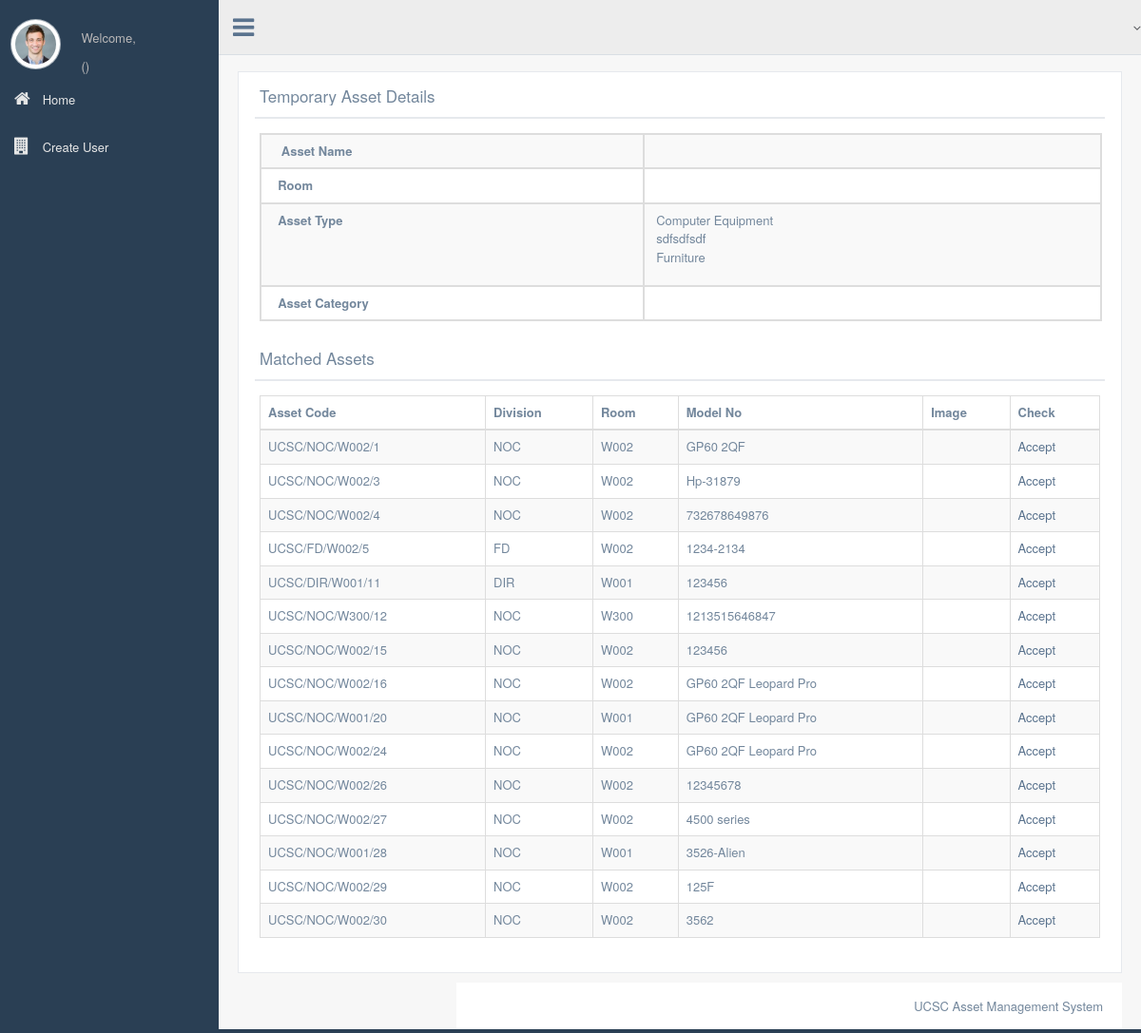
Before: /temp_details.php with the older database file.
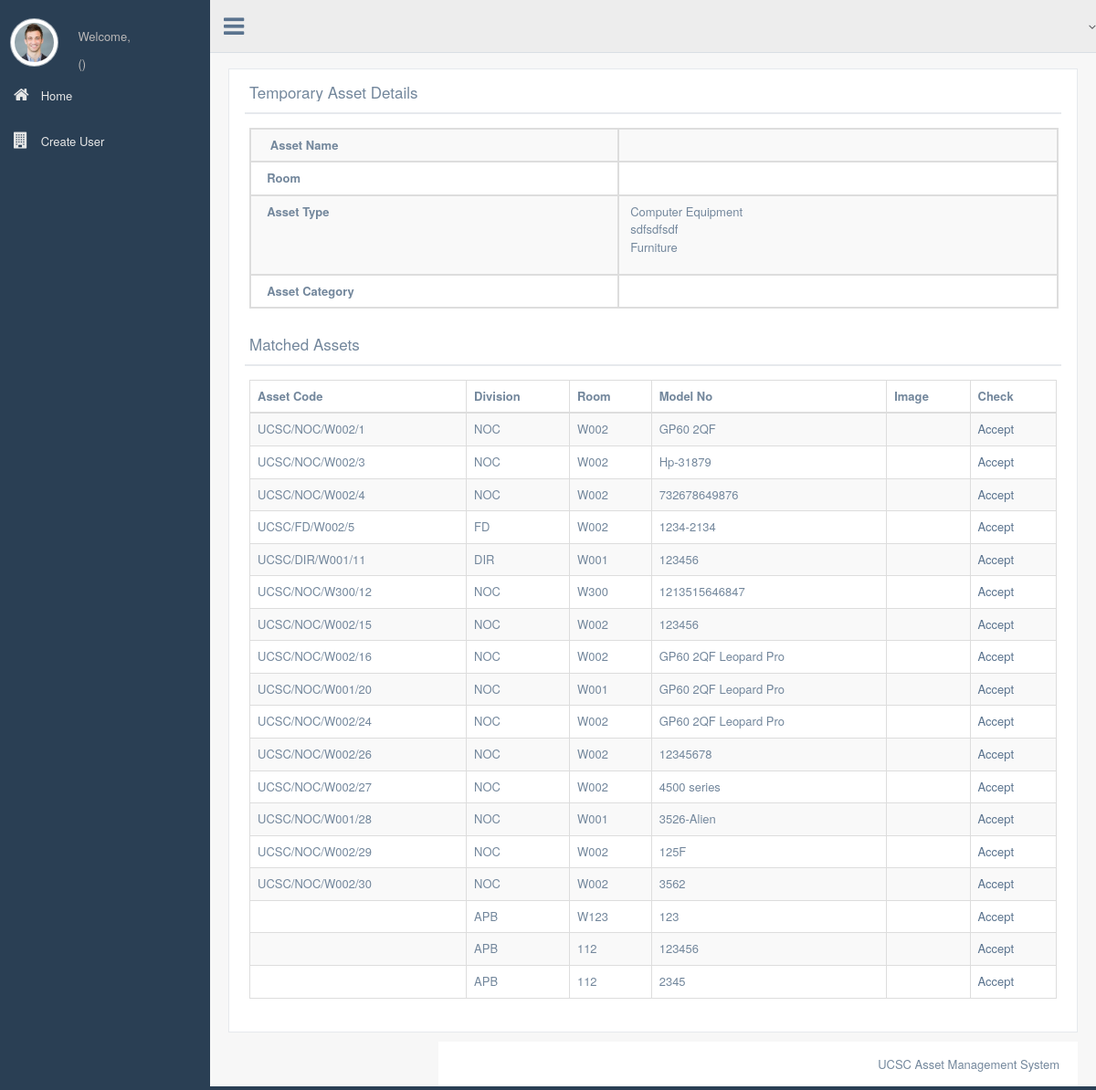
After: the same page with the newer database file.
### tables this page shows
CREATE TABLE `asset` (
  `Asset_ID` int(11) NOT NULL,
  `Barcode_No` int(11) DEFAULT NULL,
  `Asset_Name` varchar(60) NOT NULL,
  `Asset_type` varchar(60) NOT NULL,
  `Asset_Category` varchar(60) NOT NULL,
  `Model_No` varchar(60) NOT NULL,
  `Brand` varchar(60) NOT NULL,
  `Serial_No` varchar(60) NOT NULL,
  `Purchase_Date` date NOT NULL,
  `Warranty_End` date NOT NULL,
  `Price` float NOT NULL,
  `Depreciation` float DEFAULT NULL,
  `Last_Value_date` datetime NOT NULL DEFAULT CURRENT_TIMESTAMP,
  `Original_Value` float NOT NULL,
  `Current_Value` float DEFAULT NULL,
  `Vendor` varchar(60) NOT NULL,
  `Vendor_Address` text NOT NULL,
  `Current_Division` varchar(60) DEFAULT NULL,
  `Current_Room` varchar(60) DEFAULT NULL,
  `Asset_Code` varchar(60) DEFAULT NULL,
  `Asset_available` tinyint(11) NOT NULL DEFAULT '1',
  `Asset_approved` tinyint(4) NOT NULL DEFAULT '0',
  `Description` text,
  `Entry_date` datetime NOT NULL DEFAULT CURRENT_TIMESTAMP,
  `Image` varchar(250) NOT NULL
);

### server_access.php (called while the page is built, shortened)
<?php
class dbConnect
{
    private static $instance = NULL;
    private function __construct(){
        $this->dbh=new mysqli(DB_HOST, DB_USER, DB_PASSWORD, DB_DATABASE);
        return $this->dbh;
    }
    public static function connect(){
        if (self::$instance == NULL){
            self::$instance = new dbConnect();
        }
        return self::$instance;
    }
}

### function.php (called while the page is built, shortened)
<?php
include "server_access.php";
class FAssetClerk{
    private $db = NULL;
    function __construct(){
        $this->db = dbConnect::connect();
    }
    function retrieve_assettypes(){
        $que= "SELECT * FROM asset_type";
        $res = $this->db->dbh->query($que);
        return $res;
    }
   function search_asset_temp($name, $type, $cat){
       $query = "SELECT * FROM asset WHERE asset_name LIKE '$name' OR asset_name LIKE '%$name' OR asset_name LIKE '$name%' OR asset_name LIKE '%$name%' OR asset_type='$type' OR asset_category='$cat'";
       $res = $this->db->dbh->query($query);
       return $res;
   }
   function retrieve_temp_asset($id){
       $query = "SELECT * FROM temp_asset WHERE Temp_asset_id='$id'";
       $res = $this->db->dbh->query($query);
       return $res;
   }
}

### temp_details.php (the view, shortened to what this page needs)
<?php
require_once("function.php");
$log = new FAssetClerk();
$user_details = $_SESSION['user_details']; $level = $log->retrieve_user_level_name($user_details['user_level']);
$first_name = $user_details['first_name'];
$temp_id = $_GET['id'];
$temp_res= $log->retrieve_temp_asset($temp_id);
$temp_details= $temp_res->fetch_assoc();
$temp_name=$temp_details['Asset_Name'];
$Asset_type = $temp_details['Asset_type'];
$Asset_Cat = $temp_details['Asset_Category'];
$room = $temp_details['Room'];
$temp_search= $log->search_asset_temp($temp_name, $Asset_type, $Asset_Cat);
$types = $log->retrieve_assettypes();
$cats = $log->retrieve_assetcats();
$resolved = $temp_details['Asset_Resolved'];
?>
<!DOCTYPE html>
<html lang="en">
<head>
    <link href="css/bootstrap.min.css" rel="stylesheet">
    <link href="fonts/css/font-awesome.min.css" rel="stylesheet">
    <link href="css/animate.min.css" rel="stylesheet">
    <link href="css/custom.css" rel="stylesheet">
    <link href="css/icheck/flat/green.css" rel="stylesheet">
    <link href="css/datatables/jquery.dataTables.min.css" rel="stylesheet" type="text/css" />
  <link href="css/datatables/buttons.bootstrap.min.css" rel="stylesheet" type="text/css" />
  <link href="css/datatables/fixedHeader.bootstrap.min.css" rel="stylesheet" type="text/css" />
  <link href="css/datatables/responsive.bootstrap.min.css" rel="stylesheet" type="text/css" />
  <link href="css/datatables/scroller.bootstrap.min.css" rel="stylesheet" type="text/css" />
</head>
<body class="nav-md">
<div class="container body">
<div class="main_container">
<div class="col-md-3 left_col">
    <div class="left_col scroll-view">
        <div class="profile">
            <div class="profile_pic">
                <img src="images/img.jpg" alt="..." class="img-circle profile_img">
            </div>
            <div class="profile_info">
                <span>Welcome,</span>
                <h2><?php echo $first_name;?></h2>               <span>(<?php echo $level;?>)</span>
            </div>
        </div>
        <br />
        <div id="sidebar-menu" class="main_menu_side hidden-print main_menu">
            <div class="menu_section">
                <ul class="nav side-menu">
                    <li><a href="diviassetclerck.php"><i class="fa fa-home"></i> Home </span></a></li>
                    <li><a href="createuser.php"><i class="fa fa-building"></i> Create User</span></a></li>
                </ul>
            </div>
        </div>
    </div>
</div>
<div class="top_nav">
    <div class="nav_menu">
        <nav class="" role="navigation">
            <div class="nav toggle">
                <a id="menu_toggle"><i class="fa fa-bars"></i></a>
            </div>
            <ul class="nav navbar-nav navbar-right">
                <li class="">
                    <a href="javascript:;" class="user-profile dropdown-toggle" data-toggle="dropdown" aria-expanded="false">
                        <span class=" fa fa-angle-down"></span>
                    </a>
                </li>
            </ul>
        </nav>
    </div>
</div>
<div class="right_col" role="main">
    <div class="">
        <div class="page-title">
        </div>
        <div class="row">
            <div class="col-md-12 col-sm-12 col-xs-12">
                <div class="x_panel">
                    <div class="x_title">
                        <h2>Temporary Asset Details</h2>
                        <div class="clearfix"></div>
                    </div>
                    <div class="x_content">
                        <table id="datatable" class="table table-striped table-bordered">
                    <tbody>
                        <tr id="singleView">
                            <td align="style="justify><strong>&nbsp;&nbsp; Asset Name </strong></td>
                            <td><p><?php echo $temp_name;?></p></td>
                        </tr>
                        <tr>
                            <td align="style="justify><strong >&nbsp;&nbsp;Room  </strong></td>
                            <td><p><?php echo $room;?></p></td>
                        </tr>
                        <tr>
                            <td align="style="justify><strong >&nbsp;&nbsp;Asset Type</strong></td>
                            <td><p><?php while($typ = $types->fetch_assoc()){
                                    if ($Asset_type == $typ['asset_type_id']){
                                        echo $typ['asset_type'];
                                    }
                                    else{
                                         echo "<option value='".$typ['asset_type_id']."'>".$typ['asset_type']."</option>";
                                    }
                                }?></p></td>
                        </tr>
                        <tr>
                            <td align="style="justify><strong >&nbsp;&nbsp;Asset Category </strong></td>
                            <td><p><?php
                                while($cate = $cats->fetch_assoc()){
                                    if ($Asset_Cat== $cate['asset_category_id']){
                                        echo $cate['asset_category'];
                                    }
                                    else{
                                    }
                                }?></p></td>
                        </tr>
                    </tbody>
                  </table>
                        <br>
                    </div>
                    <div class="x_title" <?php if($resolved == 1){ echo "style='display: none'"; }?>>
                        <h2>Matched Assets</h2>
                    </div>
                    <div  class="x_content" <?php if($resolved == 1){ echo "style='display: none'"; }?>>
                        <table id="datatable2" class="table table-striped table-bordered" >
                            <thead>
                            <th>Asset Code</th>
                            <th>Division</th>
                            <th>Room</th>
                            <th>Model No</th>
                            <th>Image</th>
                            <th>Check</th>
                            </thead>
                            <tbody>
                                <?php
                                while ($row = $temp_search->fetch_assoc()){
                                    $str = "";
                                    echo "<tr>
                                    <td>".$row['Asset_Code']."</td>
                                    <td>".$row['Current_Division']."</td>
                                    <td>".$row['Current_Room']."</td>
                                    <td>".$row['Model_No']."</td>
                                    <td>$str</td>
                                    <td><a href='temp_resolve.php?temp=$temp_id&real=".$row['Asset_ID']."'>Accept</button></td>
                                </tr>";
                                }
                                ?>
                            </tbody>
                        </table>
                    </div>
                </div>
            </div>
        </div>
        <div id="custom_notifications" class="custom-notifications dsp_none">
            <div class="clearfix"></div>
        </div>
        <footer>
            <div class="pull-right">
                UCSC Asset Management System
            </div>
            <div class="clearfix"></div>
        </footer>
</body>
</html>

Changed rows visible on the page:
added asset: Current_Division "APB", Current_Room "W123", Model_No "123"
added asset: Current_Division "APB", Current_Room "112", Model_No "123456"
added asset: Current_Division "APB", Current_Room "112", Model_No "2345"
